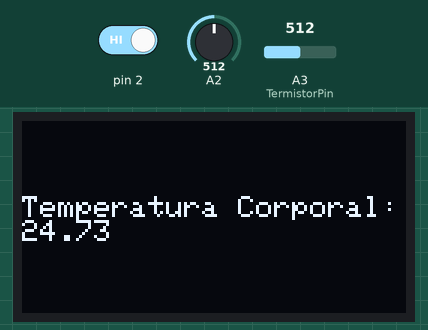
Recording of a sketch running on a simulated Arduino Uno, built with avr-gcc and run on an emulated ATmega328P. Parts: 128×64 one-colour display. The test bench sets the inputs (shaded band); at power-on: pin 2 HIGH, A2 = 512, A3 (TermistorPin) = 512. What the sketch prints to the serial monitor is not drawn.

Above: at 1.2 s.
1.3 s: pin 2 driven LOW
At 2.2 s:
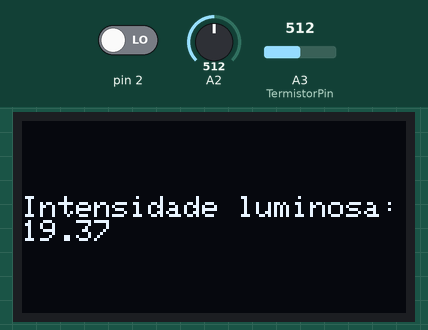
4.3 s: A2 set to 0
At 5.4 s:
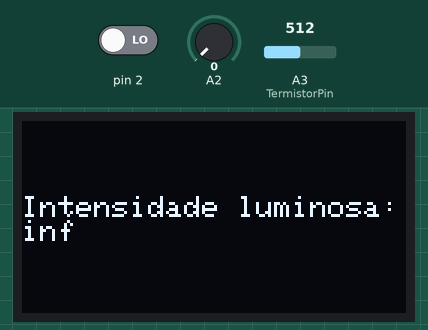
7.3 s: A3 (TermistorPin) set to 716
At 9.1 s:
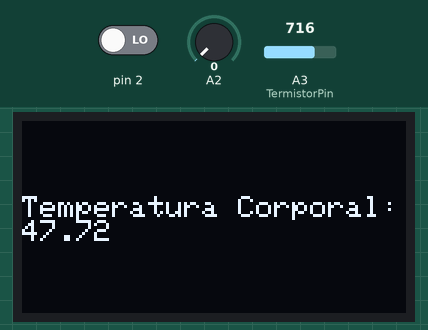
10.3 s: A2 set to 122
At 11.8 s:
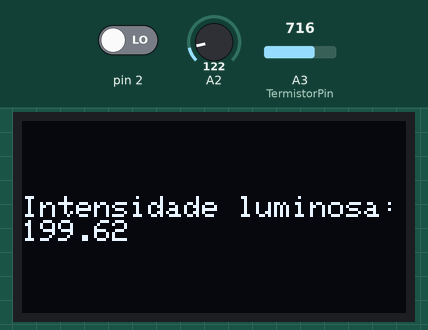
13.3 s: A3 (TermistorPin) set to 900
At 14.4 s:
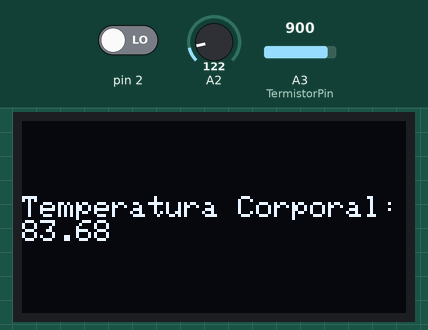
16.0 s: A3 (TermistorPin) set to 1023
At 17.6 s:
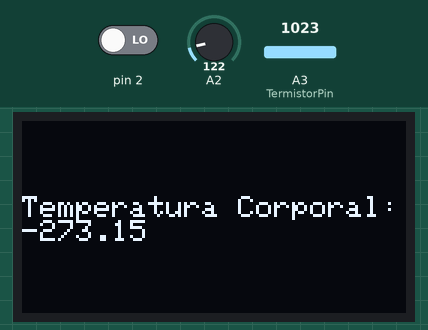
Timing chart, 0 to 19.1 s (numbered marks = the images above; inputs shaded):
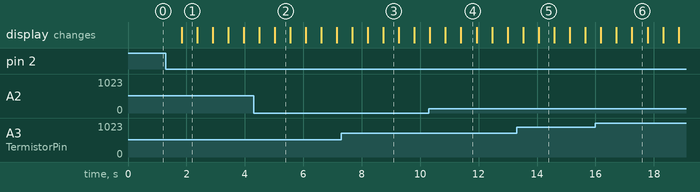

Measured:
- after the input at 1.3 s, the display: changes after 0.53 s (image 1)
- after the input at 4.3 s, the display: first differs from a run without the input after 0.72 s (image 2)
- after the input at 7.3 s, the display: first differs from a run without the input after 1.4 s (image 3)
- after the input at 10.3 s, the display: first differs from a run without the input after 1.1 s (image 4)
- after the input at 13.3 s, the display: first differs from a run without the input after 0.76 s (image 5)
- after the input at 16.0 s, the display: first differs from a run without the input after 1.3 s (image 6)
- what the display in image 1 shows lasts 0.6 s, from 1.8 s to 2.4 s

The sketch:

GlobalSolution.ino
```cpp
// Vídeo demonstração:
// https://youtu.be/S42p2hVQQuc

#include <Adafruit_SSD1306.h> // biblioteca do display oled
#define OLED_Address 0x3C
Adafruit_SSD1306 oled(128,64);


int x=0;
int lastx=0;
int lasty=60;

int estadobotao;
int contador = 0;
int templast;
int TermistorPin = A3;
int Vo;
float R1 = 10000;
float logR2, R2, T, Tc, Tf, temp;
float c1 = 1.009249522e-03, c2 = 2.378405444e-04, c3 = 2.019202697e-07; //valores constante para calculo

float valor_ldr;
float alpha;
float resistencia;
float ldr;
float rldr;

void setup() {
  Serial.begin(9600);

  //variaveis
  pinMode(2,INPUT);
  pinMode(TermistorPin, INPUT);
  pinMode(A2, INPUT);

  oled.begin(SSD1306_SWITCHCAPVCC, OLED_Address);
  oled.clearDisplay();
  oled.setTextSize(1);
  oled.setTextColor(WHITE);
}

void loop() {

	// Lendo a temperatura
	Vo = analogRead(A3);
  	R2 = R1 * (1023.0 / (float)Vo - 1.0); //calculo R2, demonstração no arquivo pdf da aula
  	logR2 = log(R2);
  	T = (1.0 / (c1 + c2*logR2 + c3*logR2*logR2*logR2));// Equação de Steinhart–Hart
  	Tc = T - 273.15; //temp em Graus celcius

	// Leitura do sensor LDR
	 valor_ldr =  analogRead(A2);
	 alpha = 1 / 0.858;
	 rldr = 10000 / ((1023 / valor_ldr) - 1);
	 resistencia = 127410/rldr;
	 ldr = pow(resistencia, alpha);

	// Configurando o botao
	estadobotao = digitalRead(2);
  	if(estadobotao == LOW){
		contador = contador + 1;
		// mostrando valores no serial
  		Serial.println("-----");
  		Serial.print("Intensidade luminosa: ");
  		Serial.println(ldr);
  		Serial.print("Temperatura corporal: ");
  		Serial.println(Tc);

		delay(500);
		if(contador == 2){
			contador = 0;}
	 }

	// Exibir temperatura no display OLED
	if(contador == 0){
		oled.clearDisplay();
  		oled.setCursor(0,25);
  		oled.setTextColor(WHITE);
  		oled.print("Temperatura Corporal:");
 		oled.print(Tc);
  		oled.display();
	}

	// Exibir Lux no display OLED
	if(contador == 1){
		oled.clearDisplay();
		oled.setCursor(0,25);
		oled.setTextColor(WHITE);
		oled.print("Intensidade luminosa:");
		oled.print(ldr);
		oled.display();
	}
}
```
